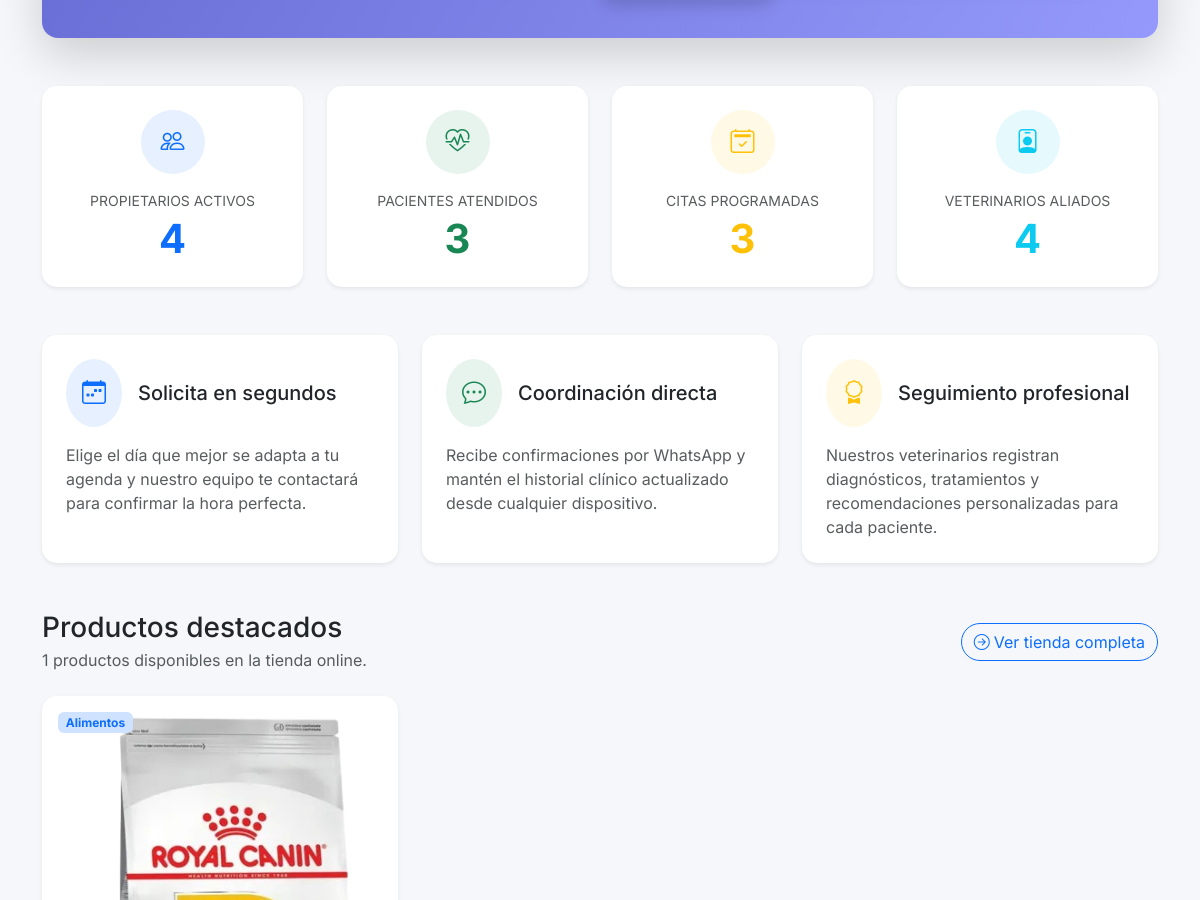
Before: / (middle part) with the older database file.
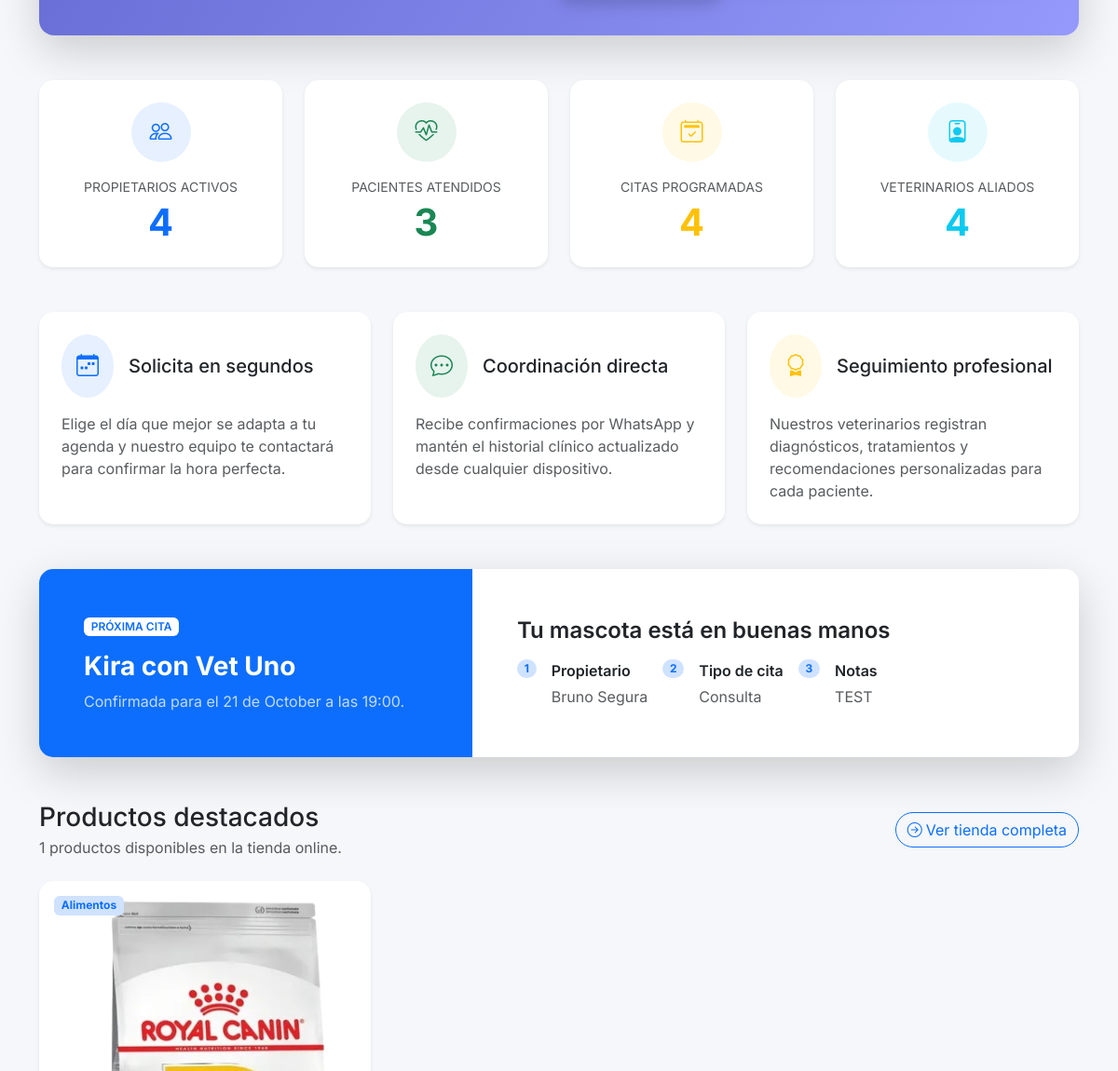
After: the same page with the newer database file.
### Core/models.py (models this page shows, shortened)
class Cita(models.Model):
    ESTADOS = (
        ("pendiente", "Pendiente"),
        ("programada", "Programada"),
        ("atendida", "Atendida"),
        ("cancelada", "Cancelada"),
    )
    TIPOS = (
        ("consulta", "Consulta"),
        ("vacunacion", "Vacunación"),
        ("cirugia", "Cirugía"),
    )
    paciente = models.ForeignKey(Paciente, on_delete=models.CASCADE)
    veterinario = models.ForeignKey(
        User,
        limit_choices_to={"rol": "VET"},
        on_delete=models.SET_NULL,
        null=True,
        blank=True,
    )
    fecha_solicitada = models.DateField(default=timezone.now)
    fecha_hora = models.DateTimeField(blank=True, null=True)
    duracion = models.IntegerField(default=30)  # duración en minutos
    tipo = models.CharField(max_length=50, choices=TIPOS, default="consulta")
    estado = models.CharField(max_length=20, choices=ESTADOS, default="pendiente")
    notas = models.TextField(blank=True)

class Paciente(models.Model):
    nombre = models.CharField(max_length=100)
    especie = models.CharField(max_length=50)
    raza = models.CharField(max_length=50, blank=True)
    sexo = models.CharField(max_length=10)
    fecha_nacimiento = models.DateField()
    propietario = models.ForeignKey(Propietario, on_delete=models.CASCADE)
    vacunas = models.TextField(blank=True)
    alergias = models.TextField(blank=True)
    foto = models.ImageField(upload_to="pacientes/", blank=True, null=True)

### Core/views.py (the view)
# urls.py: path('', views.landing, name='landing'),
def landing(request):
    productos_destacados = Producto.objects.none()
    total_productos = 0
    productos_disponibles = _producto_table_available()
    if productos_disponibles:
        productos_destacados = Producto.objects.filter(disponible=True)[:6]
        total_productos = Producto.objects.filter(disponible=True).count()
    citas_programadas = Cita.objects.filter(estado="programada").exclude(
        fecha_hora__isnull=True
    )
    cita_proxima = (
        citas_programadas.filter(fecha_hora__gte=timezone.now())
        .order_by("fecha_hora")
        .select_related("paciente", "veterinario", "paciente__propietario__user")
        .first()
    )
    nombre_veterinario = ""
    nombre_propietario = ""
    if cita_proxima:
        if cita_proxima.veterinario:
            nombre_veterinario = (
                cita_proxima.veterinario.get_full_name()
                or cita_proxima.veterinario.username
            )
        propietario_user = cita_proxima.paciente.propietario.user
        nombre_propietario = propietario_user.get_full_name() or propietario_user.username
    context = {
        "productos_destacados": productos_destacados,
        "total_productos": total_productos,
        "total_propietarios": Propietario.objects.count(),
        "total_pacientes": Paciente.objects.count(),
        "total_veterinarios": User.objects.filter(rol="VET").count(),
        "total_citas_programadas": citas_programadas.count(),
        "cita_proxima": cita_proxima,
        "cita_proxima_veterinario": nombre_veterinario,
        "cita_proxima_propietario": nombre_propietario,
    }
    return render(
        request,
        "core/landing.html",
        context,
    )

### Core/views.py (called while the page is built)
def _producto_table_available() -> bool:
    table_name = Producto._meta.db_table
    try:
        return table_name in connection.introspection.table_names()
    except (OperationalError, ProgrammingError):
        return False

### Core/templates/core/landing.html (shortened to what the changed rows need)
{% extends 'core/base.html' %}
{% block content %}
<section class="mb-5">
    <div class="row g-4">
        <div class="col-6 col-lg-3">
            <div class="card border-0 shadow-sm text-center h-100">
                <div class="card-body py-4">
                    <div class="rounded-circle bg-warning bg-opacity-10 text-warning d-inline-flex align-items-center justify-content-center mb-3" style="width:64px;height:64px;">
                        <i class="bi bi-calendar2-check fs-4"></i>
                    </div>
                    <p class="text-muted text-uppercase small mb-1">Citas programadas</p>
                    <p class="display-6 fw-bold text-warning mb-0">{{ total_citas_programadas }}</p>
                </div>
            </div>
        </div>
    </div>
</section>
{% if cita_proxima %}
    <section class="mb-5">
        <div class="card border-0 shadow-lg overflow-hidden">
            <div class="row g-0 align-items-center">
                <div class="col-lg-5 bg-primary text-white p-4 p-lg-5">
                    <span class="badge bg-white text-primary fw-semibold mb-3 text-uppercase">Próxima cita</span>
                    <h3 class="fw-bold">{{ cita_proxima.paciente.nombre }} con {{ cita_proxima_veterinario|default:"por asignar" }}</h3>
                    <p class="mb-0 opacity-75">Confirmada para el {{ cita_proxima.fecha_hora|date:"d \d\e F" }} a las {{ cita_proxima.fecha_hora|time:"H:i" }}.</p>
                </div>
                <div class="col-lg-7 p-4 p-lg-5">
                    <h4 class="fw-semibold mb-3">Tu mascota está en buenas manos</h4>
                    <div class="d-flex flex-column flex-md-row gap-3">
                        <div class="d-flex align-items-start gap-3">
                            <span class="badge rounded-pill bg-primary-subtle text-primary">1</span>
                            <div>
                                <p class="fw-semibold mb-1">Propietario</p>
                                <p class="text-muted mb-0">{{ cita_proxima_propietario }}</p>
                            </div>
                        </div>
                        <div class="d-flex align-items-start gap-3">
                            <span class="badge rounded-pill bg-primary-subtle text-primary">2</span>
                            <div>
                                <p class="fw-semibold mb-1">Tipo de cita</p>
                                <p class="text-muted mb-0">{{ cita_proxima.get_tipo_display }}</p>
                            </div>
                        </div>
                        <div class="d-flex align-items-start gap-3">
                            <span class="badge rounded-pill bg-primary-subtle text-primary">3</span>
                            <div>
                                <p class="fw-semibold mb-1">Notas</p>
                                <p class="text-muted mb-0">{{ cita_proxima.notas|default:"Sin notas adicionales" }}</p>
                            </div>
                        </div>
                    </div>
                </div>
            </div>
        </div>
    </section>
{% endif %}
<section class="mb-4 d-flex flex-column flex-lg-row gap-4 align-items-lg-center justify-content-between">
    <div>
        <h2 class="h3 mb-1">Productos destacados</h2>
    </div>
</section>
{% endblock %}

Changed rows visible on the page:
now on this page (row edited): Cita: paciente.nombre "Kira", fecha_hora "21 de October", fecha_hora "19:00", tipo "Consulta", notas "TEST"
Other visible differences:
{{ total_citas_programadas }}: "3" → "4"
{{ cita_proxima_veterinario|default:"por asignar" }}: (not shown) → "Vet Uno"
{{ cita_proxima_propietario }}: (not shown) → "Bruno Segura"
text now shown: "PRÓXIMA CITA con Confirmada para el a las . Tu mascota está en buenas manos 1 Propietario 2 Tipo de cita 3 Notas"
